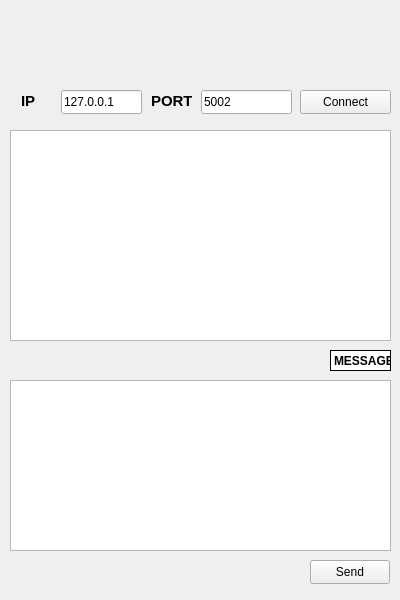
<?xml version="1.0" encoding="UTF-8"?>
<ui version="4.0">
 <class>Client</class>
 <widget class="QWidget" name="Client">
  <property name="geometry">
   <rect>
    <x>0</x>
    <y>0</y>
    <width>400</width>
    <height>600</height>
   </rect>
  </property>
  <property name="sizePolicy">
   <sizepolicy hsizetype="Fixed" vsizetype="Fixed">
    <horstretch>0</horstretch>
    <verstretch>0</verstretch>
   </sizepolicy>
  </property>
  <property name="minimumSize">
   <size>
    <width>400</width>
    <height>600</height>
   </size>
  </property>
  <property name="maximumSize">
   <size>
    <width>400</width>
    <height>600</height>
   </size>
  </property>
  <property name="sizeIncrement">
   <size>
    <width>400</width>
    <height>600</height>
   </size>
  </property>
  <property name="baseSize">
   <size>
    <width>400</width>
    <height>600</height>
   </size>
  </property>
  <property name="windowTitle">
   <string>QTcpClient</string>
  </property>
  <widget class="QLabel" name="label">
   <property name="geometry">
    <rect>
     <x>21</x>
     <y>90</y>
     <width>31</width>
     <height>21</height>
    </rect>
   </property>
   <property name="font">
    <font>
     <pointsize>11</pointsize>
     <bold>true</bold>
    </font>
   </property>
   <property name="text">
    <string>IP</string>
   </property>
  </widget>
  <widget class="QLineEdit" name="lineEdit_IP">
   <property name="geometry">
    <rect>
     <x>61</x>
     <y>90</y>
     <width>81</width>
     <height>24</height>
    </rect>
   </property>
   <property name="text">
    <string>127.0.0.1</string>
   </property>
  </widget>
  <widget class="QLabel" name="label_2">
   <property name="geometry">
    <rect>
     <x>151</x>
     <y>90</y>
     <width>41</width>
     <height>21</height>
    </rect>
   </property>
   <property name="font">
    <font>
     <pointsize>11</pointsize>
     <bold>true</bold>
    </font>
   </property>
   <property name="text">
    <string>PORT</string>
   </property>
  </widget>
  <widget class="QLineEdit" name="lineEdit_Port">
   <property name="geometry">
    <rect>
     <x>201</x>
     <y>90</y>
     <width>91</width>
     <height>24</height>
    </rect>
   </property>
   <property name="text">
    <string>5002</string>
   </property>
  </widget>
  <widget class="QLabel" name="label_3">
   <property name="geometry">
    <rect>
     <x>330</x>
     <y>350</y>
     <width>61</width>
     <height>21</height>
    </rect>
   </property>
   <property name="font">
    <font>
     <bold>true</bold>
    </font>
   </property>
   <property name="styleSheet">
    <string notr="true">border: 1px solid black;
background-color: white;</string>
   </property>
   <property name="text">
    <string>MESSAGE</string>
   </property>
  </widget>
  <widget class="QPushButton" name="btn_Connect">
   <property name="geometry">
    <rect>
     <x>300</x>
     <y>90</y>
     <width>91</width>
     <height>24</height>
    </rect>
   </property>
   <property name="text">
    <string>Connect</string>
   </property>
  </widget>
  <widget class="QPushButton" name="btn_Send">
   <property name="geometry">
    <rect>
     <x>310</x>
     <y>560</y>
     <width>80</width>
     <height>24</height>
    </rect>
   </property>
   <property name="text">
    <string>Send</string>
   </property>
  </widget>
  <widget class="QTextEdit" name="textEdit">
   <property name="geometry">
    <rect>
     <x>10</x>
     <y>380</y>
     <width>381</width>
     <height>171</height>
    </rect>
   </property>
  </widget>
  <widget class="QTextBrowser" name="textBrowser">
   <property name="geometry">
    <rect>
     <x>10</x>
     <y>130</y>
     <width>381</width>
     <height>211</height>
    </rect>
   </property>
  </widget>
  <widget class="QLabel" name="label_4">
   <property name="geometry">
    <rect>
     <x>10</x>
     <y>10</y>
     <width>381</width>
     <height>61</height>
    </rect>
   </property>
   <property name="styleSheet">
    <string notr="true">image: url(:/images/images/mepsanlogo1.png);</string>
   </property>
   <property name="text">
    <string/>
   </property>
  </widget>
 </widget>
 <resources/>
 <connections/>
</ui>
